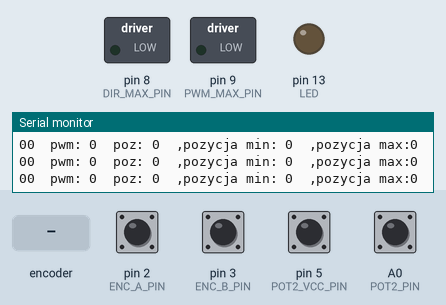
The sketch below on a simulated Arduino Nano, built with avr-gcc and run on an emulated ATmega328P. Shown: switched loads named in the sketch (green lamp = pin HIGH), output pins drawn as LEDs (lit = HIGH), the last lines printed to the serial monitor. Dashed ring = blinking. The test bench sets the inputs (shaded band); at power-on: A0 (POT2_PIN), pin 2 (ENC_A_PIN), pin 3 (ENC_B_PIN), pin 5 (POT2_VCC_PIN) HIGH. Pins used as bus, display or sensor lines are not drawn.

Above: at 2.6 s.
2.7 s: rotary encoder on pin 2 (ENC_A_PIN) / pin 3 (ENC_B_PIN) turned 2 steps (second pin leading)
At 2.98 s:
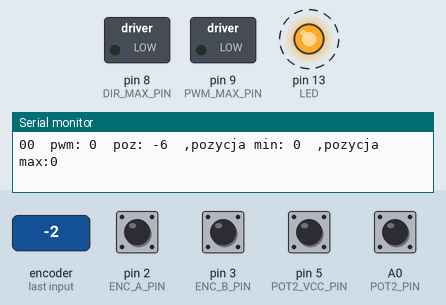
4.6 s: rotary encoder on pin 2 (ENC_A_PIN) / pin 3 (ENC_B_PIN) turned 1 step (first pin leading)
At 5.9 s:
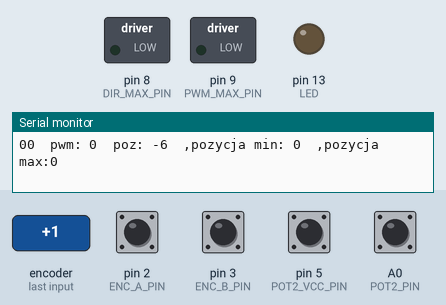
Timing chart, 0 to 7.6 s (numbered marks = the images above; inputs shaded):
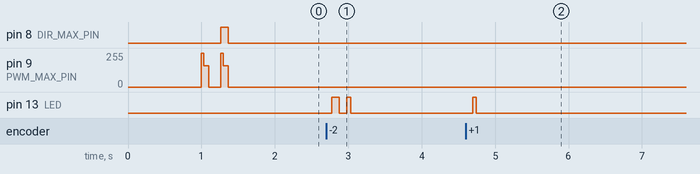

The sketch:

Motor_speed_int_bezPID.ino
```cpp
#include <PID_v1.h>
#include <limits.h>
#include <float.h>

//Stale ADC
const long AREF = 5000;
const float ADC_MAXVAL = 1023.0;

const double MAX_POS_ERROR = 1000;

const int ANALOG_INPUTS = 8;

const int PROCENT = 100;

//Podlaczenie pinow
const int LED = 13;

const int POT1_PIN = A7;
const int POT2_PIN = A0;
const int POT1_ADC_INPUT = 7;
const int POT2_ADC_INPUT = 0;
const int POT1_VCC_PIN = 4;
const int POT2_VCC_PIN = 5;
const int POT1_MAX_VAL = 4990;
const int POT2_MAX_VAL = 5000;

const int Imcu_PIN = A1;
const int Idrv_PIN = A6;
const int Imcu_ADC_INPUT = 1;
const int Idrv_ADC_INPUT = 6; // motor current

const int Vcc_PIN = A2;
const int Vbatt_PIN = A3;
const int Vcc_ADC_INPUT = 2;
const int Vbatt_ADC_INPUT = 3;

//Podlaczenie sterownika silnika
const int PWM_MAX_PIN = 9;
const int DIR_MAX_PIN = 8;
const int nFAULT_MAX_PIN = 7;
const int nEN_MAX_PIN = 6;

//Podlaczenie enkodera silnika
const int ENC_A_PIN = 2;
const int ENC_B_PIN = 3;

//Filtracja enkodera
const int MIN_PERIOD = 0;

//Orientacja rotora
const int CUR_SURGE = 129;  // prąd krańcówki (mA)
const int N_AVG_CUR = 10;   // bufor uśredniania prądu

volatile bool last_enc_a;
volatile bool last_enc_b;
volatile bool fault;

volatile long last_change_tp_a = 0;
volatile long last_change_tp_b = 0;

volatile long last_change_a_per;
volatile long last_change_b_per;
volatile long lowest_change_a_per = LONG_MAX;
volatile long lowest_change_b_per = LONG_MAX;

volatile long position = 0;
volatile long max_pos;
volatile long min_pos;


volatile short cur_act;
volatile short cur_avg;

const long USEC_IN_SEC = 1000000;

const int MAX_PWM = 255;

const long MAX_MOT_PERIOD = 20000;

//////////////////////////////// PID controller
//Define Variables we'll be connecting to
double Setpoint, Input, Output;
double Error = FLT_MAX ;

//Specify the links and initial tuning parameters
PID myPID(&Input, &Output, &Setpoint,0.1,0.00,0.00, DIRECT);


//Parametry czujnikow pradu
const int Imcu_CUR_SENSIVITY = 132;//.6;//mV per Amper
const int Imcu_CUR_IMBALANCE = -0.00;
const int Idrv_CUR_SENSIVITY = 132;//.6;//mV per Amper
const int Idrv_CUR_IMBALANCE = -0.00;


volatile int speed;

void setup() {
  pinMode(LED, OUTPUT);

  //Configure pins for potentiometers
  pinMode(POT1_VCC_PIN, OUTPUT);
  digitalWrite(POT1_VCC_PIN, HIGH);
  //pinMode(POT2_VCC_PIN, OUTPUT);
  //digitalWrite(POT2_VCC_PIN, HIGH);
  pinMode(POT2_VCC_PIN, INPUT_PULLUP);
  pinMode(POT2_PIN, INPUT_PULLUP);

  //Configure pins for motor drv
  pinMode(PWM_MAX_PIN, OUTPUT);
  pinMode(DIR_MAX_PIN, OUTPUT);
  //pinMode(eEN_MAX_PIN, OUTPUT);

  pinMode(ENC_A_PIN, INPUT_PULLUP);
  pinMode(ENC_B_PIN, INPUT_PULLUP);

  //Configure motor encoders
  last_enc_a = digitalRead(ENC_A_PIN);
  last_enc_b = digitalRead(ENC_B_PIN);

  attachInterrupt(digitalPinToInterrupt(ENC_A_PIN), Enc_a_ISR, CHANGE );
  attachInterrupt(digitalPinToInterrupt(ENC_B_PIN), Enc_b_ISR, CHANGE );

  // initialize serial communication at 9600 bits per second:
  Serial.begin(9600);

  Setpoint = 0;
  Input = 0;

  //turn the PID on
  myPID.SetOutputLimits(-255.,+255.);
  myPID.SetMode(AUTOMATIC);
  myPID.SetSampleTime(1);

  orient_motor();
}

void loop() {

//  int pot1 = (PROCENT * AREF * analogRead(POT1_ADC_INPUT) ) / (POT1_MAX_VAL * (long)ADC_MAXVAL );
//  int pwm = ((pot1 - PROCENT / 2) * MAX_PWM) / (PROCENT / 2);
//  bool dir = pwm > 0 ? 1 : 0 ;
//  pwm = pwm > 0 ? pwm : -pwm;

  if (fault)
    digitalWrite(LED, HIGH);
  else
    digitalWrite(LED, LOW);
  fault = false;

 //------------------------------TODO
 //Zmienic skalowanie potencjometru z 128 na od 10 do 90%.
  //set_motor_pos(pot1*128);

  go();
}

void MotorControl()
{
  static long loc_lowest_change_a_per;
  static long loc_lowest_change_b_per;
  static long printable_lowest_change_a_per;
  static long printable_lowest_change_b_per;
  static long loc_position;
  static long loc_last_change_a_per;
  static long loc_last_change_b_per;


  noInterrupts();
  loc_lowest_change_a_per = lowest_change_a_per;
  lowest_change_a_per = LONG_MAX;
  interrupts();

  if (loc_lowest_change_a_per < LONG_MAX)
    printable_lowest_change_a_per = loc_lowest_change_a_per;
  else
    printable_lowest_change_a_per = LONG_MAX;

  noInterrupts();
  loc_lowest_change_b_per = lowest_change_b_per;
  lowest_change_b_per = LONG_MAX;
  interrupts();
  printable_lowest_change_b_per = LONG_MAX;

  if (loc_lowest_change_b_per < LONG_MAX)
    printable_lowest_change_b_per = loc_lowest_change_b_per;
  else
    printable_lowest_change_b_per = LONG_MAX;

  noInterrupts();
  loc_position = position;
  interrupts();

  noInterrupts();
  loc_last_change_a_per = last_change_a_per;
  interrupts();

  noInterrupts();
  loc_last_change_b_per = last_change_b_per;
  interrupts();

  unsigned int freq_a = USEC_IN_SEC / loc_last_change_a_per;
  unsigned int freq_b = USEC_IN_SEC / loc_last_change_b_per;

  unsigned int max_freq_a = USEC_IN_SEC / loc_lowest_change_a_per;
  unsigned int max_freq_b = USEC_IN_SEC / loc_lowest_change_b_per;

  // przerwanie z kanału B enkodera wydaje się przychodzić częściej niż
  // powinno. Porównaj kanał A do B na oscyloskopie.
  Serial.print(loc_position);
  Serial.print("\t");
  Serial.print(freq_a);
  Serial.print("\t");
  Serial.print(freq_b);
  Serial.print("\t");
  Serial.print(max_freq_a);
  Serial.print("\t");
  Serial.print(max_freq_b);
  Serial.print("\t");
  Serial.print(printable_lowest_change_a_per);
  Serial.print("\t");
  Serial.print(printable_lowest_change_b_per);
  Serial.print("\n");

  delay(1);        // delay in between reads for stability

}

void go()
{

  noInterrupts();
  long pos = position;
  interrupts();

  int pwm = 0; // stop by default
  if( (digitalRead(POT2_VCC_PIN) == 0 ) && (digitalRead(POT2_PIN) == 0 ) )
  {
    Serial.print("11");
  }
  else if(digitalRead(POT2_VCC_PIN) == 0 )
  {
    if(pos < (max_pos - 1500))
      pwm = 255;
    Serial.print("10");
  }
  else if(digitalRead(POT2_PIN) == 0 )
  {
    if(pos > (min_pos + 2500))
      pwm = -255;
    Serial.print("01");
  }
  else
  {
    Serial.print("00");
  }
  drive_motor(pwm);

//#define DRY_TEST
#ifdef DRY_TEST
{
  min_pos = -9000;
  max_pos = 9000;

  if(pwm > 0 ) position+=500;
  if(pwm < 0 ) position-=500;
  delay(200);
}
#endif

  Serial.print("\tpwm: ");
  Serial.print(pwm);
  Serial.print("\tpoz: ");
  Serial.print(pos);
  Serial.print("\t,pozycja min: ");
  Serial.print(min_pos);
  Serial.print("\t,pozycja max:");
  Serial.print(max_pos);
  Serial.print("\n");

}


void drive_motor(int pwm) // pwm = [-255:255]
{
  bool dir = pwm < 0 ? 1 : 0 ;
  pwm = pwm > 0 ? pwm : -pwm;

  digitalWrite(DIR_MAX_PIN, dir);
  if (pwm == 255) digitalWrite(PWM_MAX_PIN, HIGH);
  else if (pwm > 100) analogWrite(PWM_MAX_PIN, pwm);
  else digitalWrite(PWM_MAX_PIN, LOW);
}

void orient_motor()
{
  Serial.print("\n");
  Serial.print("Ustawianie pozycji zerowej...");
  Serial.print("\n");

  Serial.print("ustaw skrajna pozycje lewa (min)");
  Serial.print("\n");
  delay(1000);
  drive_motor(255);
  delay(30);
  drive_motor(160);         // wlacz maks. moc silnika w jedna strone
  delay(50);

  while( true )   // czekaj na wzrost mocy - krancowka
  {
    if (motor_stop()) break ;
    delay(1);
  }

  drive_motor(0);
  noInterrupts();
  long loc_max_pos = position ;  // zachowaj pozycje enkodera
  interrupts();

  Serial.print("pozycja ustawiona (min): ");
  Serial.print(loc_max_pos);
  Serial.print("\n");

  Serial.print("ustaw skrajna pozycje prawa (max)");
  Serial.print("\n");

  delay(100);
  drive_motor(-255);
  delay(30);
  drive_motor(-160) ;        // wlacz maks. moc silnika w druga strone
  delay(50);

  while( true )   // czekaj na wzrost mocy - krancowka
  {
    if (motor_stop()) break ;
    delay(1);
  };

  drive_motor(0);
  noInterrupts();
  long loc_min_pos = position ; // zachowaj pozycje enkodera
  interrupts();

  Serial.print("pozycja ustawiona (max):");
  Serial.print(loc_min_pos);
  Serial.print("\n");

  long drive_range =  ( loc_max_pos - loc_min_pos );    // zakres ruchu silnika
  long center_pos = loc_min_pos + ( drive_range / 2 ) ; // srodkowa pozycja

  Serial.print("ustaw pozycje w centrum: ");
  Serial.print(center_pos);
  Serial.print("\n");

  while (set_motor_pos(center_pos) > MAX_POS_ERROR)  // ustaw pozycje silnika na srodek
  {
    Serial.print("Ustawianie pozycji zerowej");
    Serial.print("\n");
//    delay(1);
  }

  drive_motor(0) ;
  noInterrupts();
  position = 0;                 // zresetuj pozycje silnika do zera
  interrupts();

  Serial.print("Pozycja zerowa ustawiona");
  Serial.print("\n");
  max_pos = drive_range/2;      // ustaw zakres ruchu silnika
  min_pos = -drive_range/2;

  Serial.print("pozycja min: ");
  Serial.print(min_pos);
  Serial.print("\npozycja max:");
  Serial.print(max_pos);
  Serial.print("\n");
}


double set_motor_pos(long pos)
{

  noInterrupts();
  Input = position;
  interrupts();

  Setpoint = (double) pos;

  Error = Input - Setpoint;

  if ((Error < MAX_POS_ERROR) && (Error > - MAX_POS_ERROR))
    return Error;

  int loc_output ;

  myPID.Compute();

  if (Output > 255. )
    loc_output = 255;
  else if (Output < -255.)
    loc_output = -255;
  else
    loc_output = (int) Output;

  drive_motor(loc_output);

  Serial.print(pos);
  Serial.print('\t');
  Serial.print(Input);
  Serial.print('\t');
  Serial.print(loc_output);
  Serial.print('\t');
  Serial.print(Output);
  Serial.print('\t');
  Serial.print(Setpoint);
  Serial.print('\t');
  Serial.print(Error);
  Serial.print('\n');


  Error = Error > 0 ? Error : - Error;
  return Error;
//  delay(1);
}

bool motor_stop()
{
  long now_tp = micros();

  noInterrupts();
  long loc_change_tp_a = last_change_tp_a;
  interrupts();
  long period = now_tp - loc_change_tp_a;
  if(period > MAX_MOT_PERIOD)
  {
    Serial.print("motor_stop(): return true:\n");
    Serial.print("pos:");
    Serial.print(position);
    Serial.print(" ,now_tp:");
    Serial.print(now_tp);
    Serial.print(" ,loc_change_tp_a:");
    Serial.print(loc_change_tp_a);
    Serial.print(" ,period:");
    Serial.print(period);
    Serial.print("\n");
    return true;
  }

  noInterrupts();
  long loc_change_tp_b = last_change_tp_b;
  interrupts();
  period = now_tp - loc_change_tp_b;
  if(period > MAX_MOT_PERIOD)
  {
    Serial.print("motor_stop(): return true:\n");
    Serial.print("pos:");
    Serial.print(position);
    Serial.print(" ,now_tp:");
    Serial.print(now_tp);
    Serial.print(" ,loc_change_tp_a:");
    Serial.print(loc_change_tp_a);
    Serial.print(" ,period:");
    Serial.print(period);
    Serial.print("\n");
    return true;
  }

  return false;
}

void Enc_a_ISR()
{
  static bool enc_a;
  enc_a = digitalRead(ENC_A_PIN);
  if (enc_a and last_enc_a) fault = true; //Nic sie nie zmienilo, stoi w miejscu i swieci dioda
  else if (enc_a xor last_enc_b) position++;
  else position--;
  last_enc_a = enc_a;

  static long change_tp_a;
  change_tp_a = micros();
  static long change_a_per;
  change_a_per = (change_tp_a - last_change_tp_a);

  if (change_a_per > MIN_PERIOD)
  {
    static bool enc_a;
    enc_a = digitalRead(ENC_A_PIN);
    if (enc_a and last_enc_a) fault = true; //Nic sie nie zmienilo, stoi w miejscu i swieci dioda
    else
    {
      if (enc_a xor last_enc_b) position++;
      else position--;
      last_enc_a = enc_a;

      last_change_a_per = change_a_per;
      if ( change_a_per < lowest_change_a_per )
        lowest_change_a_per = change_a_per;
    }
  }

  last_change_tp_a = change_tp_a;
}

void Enc_b_ISR()
{
  static bool enc_b;
  enc_b = digitalRead(ENC_B_PIN);
  if (enc_b and last_enc_b) fault = true; //Nic sie nie zmienilo, stoi w miejscu i swieci dioda
  else if (enc_b xor last_enc_a) position--;
  else position++;
  last_enc_b = enc_b;

  static long change_tp_b;
  change_tp_b = micros();
  static long change_b_per;
  change_b_per = (change_tp_b - last_change_tp_b);


  if (change_b_per > MIN_PERIOD)
  {
    static bool enc_b;
    enc_b = digitalRead(ENC_B_PIN);
    if (enc_b and last_enc_b) fault = true; //Nic sie nie zmienilo, stoi w miejscu i swieci dioda
    else
    {
      if (enc_b xor last_enc_a) position--;
      else position++;
      last_enc_b = enc_b;

      last_change_b_per = change_b_per;
      if ( change_b_per < lowest_change_b_per )
        lowest_change_b_per = change_b_per;
    }
  }

  last_change_tp_b = change_tp_b;
}
```

Measured:
- after the input at 2.7 s, pin 13 (LED): alternates HIGH for 0.08 s and LOW for 0.10 s, 4 changes in all, then stays LOW, starting after 0.07 s
- after the input at 4.6 s, pin 13 (LED): LOW → HIGH after 0.09 s, → LOW 0.05 s later
